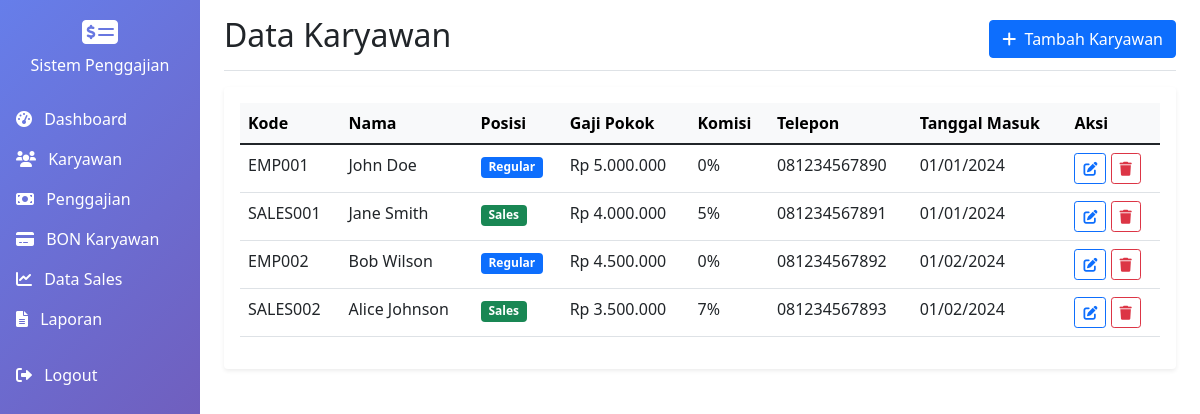
Screenshot of /employees.php (signed in) with the database file from the repository.
### tables this page shows
CREATE TABLE employees (
    id INT PRIMARY KEY AUTO_INCREMENT,
    employee_code VARCHAR(20) UNIQUE NOT NULL,
    name VARCHAR(100) NOT NULL,
    position ENUM('sales', 'regular') NOT NULL,
    basic_salary DECIMAL(12,2) NOT NULL,
    commission_rate DECIMAL(5,2) DEFAULT 0,  
    phone VARCHAR(20),
    address TEXT,
    hire_date DATE NOT NULL,
    status ENUM('active', 'inactive') DEFAULT 'active',
    created_at TIMESTAMP DEFAULT CURRENT_TIMESTAMP,
    updated_at TIMESTAMP DEFAULT CURRENT_TIMESTAMP ON UPDATE CURRENT_TIMESTAMP
);

### includes/functions.php (called while the page is built, shortened)
<?php
function formatCurrency($amount) {
    return 'Rp ' . number_format($amount, 0, ',', '.');
}
function formatDate($date) {
    return date('d/m/Y', strtotime($date));
}
?>

### employees.php (the view, shortened to what this page needs)
<?php
require_once 'includes/functions.php';
$database = new Database();
$db = $database->getConnection();
$query = "SELECT * FROM employees WHERE status = 'active' ORDER BY created_at DESC";
$stmt = $db->prepare($query);
$stmt->execute();
$employees = $stmt->fetchAll(PDO::FETCH_ASSOC);
?>
<!DOCTYPE html>
<html lang="id">
<head>
    <link href="https://cdn.jsdelivr.net/npm/bootstrap@5.1.3/dist/css/bootstrap.min.css" rel="stylesheet">
    <link href="https://cdnjs.cloudflare.com/ajax/libs/font-awesome/6.0.0/css/all.min.css" rel="stylesheet">
</head>
<body>
    <div class="container-fluid">
        <div class="row">
            <nav class="col-md-3 col-lg-2 d-md-block sidebar text-white p-0">
                <div class="position-sticky pt-3">
                    <div class="text-center mb-4">
                        <i class="fas fa-money-check-alt fa-2x mb-2"></i>
                        <h6>Sistem Penggajian</h6>
                    </div>
                    <ul class="nav flex-column">
                        <li class="nav-item">
                            <a class="nav-link text-white" href="index.php">
                                <i class="fas fa-tachometer-alt me-2"></i> Dashboard
                            </a>
                        </li>
                        <li class="nav-item">
                            <a class="nav-link text-white active" href="employees.php">
                                <i class="fas fa-users me-2"></i> Karyawan
                            </a>
                        </li>
                        <li class="nav-item">
                            <a class="nav-link text-white" href="salaries.php">
                                <i class="fas fa-money-bill me-2"></i> Penggajian
                            </a>
                        </li>
                        <li class="nav-item">
                            <a class="nav-link text-white" href="bons.php">
                                <i class="fas fa-credit-card me-2"></i> BON Karyawan
                            </a>
                        </li>
                        <li class="nav-item">
                            <a class="nav-link text-white" href="sales.php">
                                <i class="fas fa-chart-line me-2"></i> Data Sales
                            </a>
                        </li>
                        <li class="nav-item">
                            <a class="nav-link text-white" href="reports.php">
                                <i class="fas fa-file-alt me-2"></i> Laporan
                            </a>
                        </li>
                        <li class="nav-item mt-3">
                            <a class="nav-link text-white" href="logout.php">
                                <i class="fas fa-sign-out-alt me-2"></i> Logout
                            </a>
                        </li>
                    </ul>
                </div>
            </nav>
            <main class="col-md-9 ms-sm-auto col-lg-10 px-md-4">
                <div class="d-flex justify-content-between flex-wrap flex-md-nowrap align-items-center pt-3 pb-2 mb-3 border-bottom">
                    <h1 class="h2">Data Karyawan</h1>
                    <button class="btn btn-primary" data-bs-toggle="modal" data-bs-target="#addEmployeeModal">
                        <i class="fas fa-plus me-1"></i> Tambah Karyawan
                    </button>
                </div>
                <div class="card border-0 shadow-sm">
                    <div class="card-body">
                        <div class="table-responsive">
                            <table class="table table-hover">
                                <thead class="table-light">
                                    <tr>
                                        <th>Kode</th>
                                        <th>Nama</th>
                                        <th>Posisi</th>
                                        <th>Gaji Pokok</th>
                                        <th>Komisi</th>
                                        <th>Telepon</th>
                                        <th>Tanggal Masuk</th>
                                        <th>Aksi</th>
                                    </tr>
                                </thead>
                                <tbody>
                                    <?php foreach ($employees as $employee): ?>
                                        <tr>
                                            <td><?php echo htmlspecialchars($employee['employee_code']); ?></td>
                                            <td><?php echo htmlspecialchars($employee['name']); ?></td>
                                            <td>
                                                <span class="badge <?php echo $employee['position'] == 'sales' ? 'bg-success' : 'bg-primary'; ?>">
                                                    <?php echo ucfirst($employee['position']); ?>
                                                </span>
                                            </td>
                                            <td><?php echo formatCurrency($employee['basic_salary']); ?></td>
                                            <td><?php echo $employee['commission_rate'] * 100; ?>%</td>
                                            <td><?php echo htmlspecialchars($employee['phone']); ?></td>
                                            <td><?php echo formatDate($employee['hire_date']); ?></td>
                                            <td>
                                                <a href="?edit=<?php echo $employee['id']; ?>" class="btn btn-sm btn-outline-primary">
                                                    <i class="fas fa-edit"></i>
                                                </a>
                                                <button class="btn btn-sm btn-outline-danger" onclick="deleteEmployee(<?php echo $employee['id']; ?>)">
                                                    <i class="fas fa-trash"></i>
                                                </button>
                                            </td>
                                        </tr>
                                    <?php endforeach; ?>
                                </tbody>
                            </table>
                        </div>
                    </div>
                </div>
            </main>
        </div>
    </div>
</body>
</html>

### employees.php (style rules this page uses)
.sidebar { min-height: 100vh; background: linear-gradient(135deg, #667eea 0%, #764ba2 100%); }

### rows the page displays
employees: employee_code "EMP001", name "John Doe", position "Regular", basic_salary "Rp 5.000.000", $employee['commission_rate']*100 "0", phone "081234567890", hire_date "01/01/2024"
employees: employee_code "SALES001", name "Jane Smith", position "Sales", basic_salary "Rp 4.000.000", $employee['commission_rate']*100 "5", phone "081234567891", hire_date "01/01/2024"
employees: employee_code "EMP002", name "Bob Wilson", position "Regular", basic_salary "Rp 4.500.000", $employee['commission_rate']*100 "0", phone "081234567892", hire_date "01/02/2024"
employees: employee_code "SALES002", name "Alice Johnson", position "Sales", basic_salary "Rp 3.500.000", $employee['commission_rate']*100 "7", phone "081234567893", hire_date "01/02/2024"
